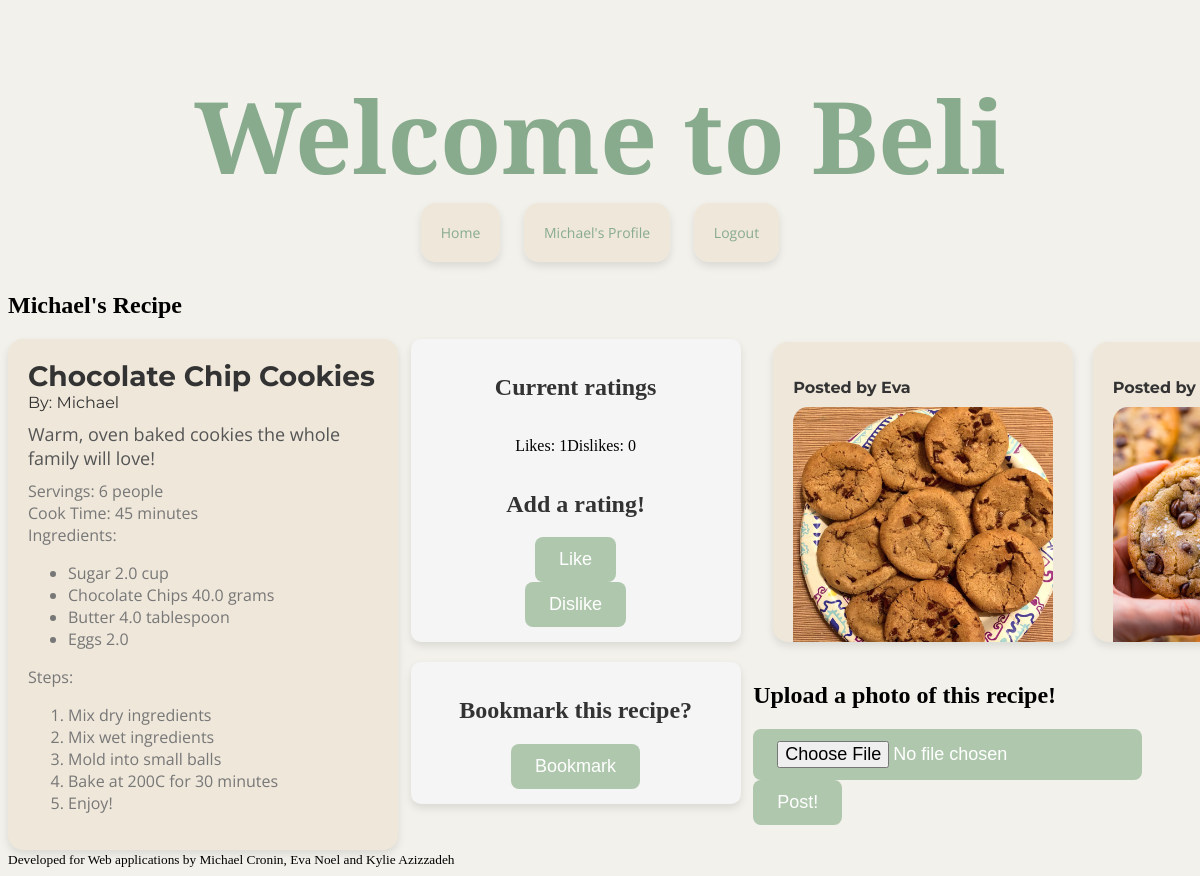
Page /recipe/1 (signed in) on the committed database.
### beli/model.py (models this page shows)
class User(flask_login.UserMixin, db.Model):
    id = db.Column(db.Integer, primary_key=True)
    email = db.Column(db.String(128), unique=True, nullable=False)
    name = db.Column(db.String(64), nullable=False)
    password = db.Column(db.String(100), nullable=False)
    recipes = db.relationship('Recipe', back_populates='user')
    photos = db.relationship('Photo', back_populates='user')
    ratings = db.relationship('Rating', back_populates='user')
    bookmarks = db.relationship('Bookmark', back_populates='user')
    photos = db.relationship('Photo', back_populates='user')
    following = db.relationship(
        "User",
        secondary=FollowingAssociation.__table__,
        primaryjoin=FollowingAssociation.follower_id == id,
        secondaryjoin=FollowingAssociation.followed_id == id,
        back_populates="followers",
    )
    followers = db.relationship(
        "User",
        secondary=FollowingAssociation.__table__,
        primaryjoin=FollowingAssociation.followed_id == id,
        secondaryjoin=FollowingAssociation.follower_id == id,
        back_populates="following",
    )

class Recipe(db.Model):
    id = db.Column(db.Integer, primary_key=True)
    title = db.Column(db.String(512), nullable=False)
    description = db.Column(db.Text, nullable=False)
    servings = db.Column(db.Integer, nullable=False)
    cook_time = db.Column(db.Integer, nullable=False)
    user_id = db.Column(db.Integer, db.ForeignKey('user.id'), nullable=False)
    complete = db.Column(db.Boolean, nullable=False)
    user = db.relationship('User', back_populates='recipes')
    quantified_ingredients = db.relationship('QuantifiedIngredient', back_populates='recipe')
    steps = db.relationship('Step', back_populates='recipe')
    ratings = db.relationship('Rating', back_populates='recipe')
    bookmarks = db.relationship('Bookmark', back_populates='recipe')
    photos = db.relationship('Photo', back_populates='recipe')

class QuantifiedIngredient(db.Model):
    id = db.Column(db.Integer, primary_key=True)
    amount = db.Column(db.Float, nullable=False)
    unit = db.Column(db.String(64), nullable=False)
    ingredient_id = db.Column(db.Integer, db.ForeignKey('ingredient.id'), nullable=False)
    ingredient = db.relationship('Ingredient', back_populates='quantified_ingredients')
    recipe_id = db.Column(db.Integer, db.ForeignKey('recipe.id'), nullable=False)
    recipe = db.relationship('Recipe', back_populates='quantified_ingredients')

class Ingredient(db.Model):
    id = db.Column(db.Integer, primary_key=True)
    name = db.Column(db.String(512), nullable=False)
    quantified_ingredients = db.relationship('QuantifiedIngredient', back_populates='ingredient')

class Step(db.Model):
    id = db.Column(db.Integer, primary_key=True)
    description = db.Column(db.Text, nullable=False)
    order = db.Column(db.Integer, nullable=False)
    recipe_id = db.Column(db.Integer, db.ForeignKey('recipe.id'), nullable=False)
    recipe = db.relationship('Recipe', back_populates='steps')

class Photo(db.Model):
    id = db.Column(db.Integer, primary_key=True)
    file_extension = db.Column(db.String(8), nullable=False)
    recipe_id = db.Column(db.Integer, db.ForeignKey('recipe.id'), nullable=False)
    recipe = db.relationship('Recipe', back_populates='photos')
    user_id = db.Column(db.Integer, db.ForeignKey('user.id'), nullable=False)
    user = db.relationship('User', back_populates='photos')

### beli/main.py (the view)
@bp.route("/recipe/<int:recipe_id>")
def recipe(recipe_id):
    recipe = db.session.get(model.Recipe, recipe_id)
    if not recipe:
        abort(404, "Recipe id {} doesn't exist.".format(recipe_id))
    query_likes = db.select(model.Rating).where((model.Rating.recipe_id==recipe.id) & (model.Rating.value==1))
    num_likes1 = db.session.execute(query_likes).scalars().all()
    query_dislikes = db.select(model.Rating).where((model.Rating.recipe_id==recipe.id) & (model.Rating.value==0))
    num_dislikes1 = db.session.execute(query_dislikes).scalars().all()
    num_likes = len(num_likes1) if isinstance(num_likes1, list) else 0
    num_dislikes = len(num_dislikes1) if isinstance(num_dislikes1, list) else 0
    user = flask_login.current_user
    if user.is_authenticated:
        query = db.select(model.Rating).where((model.Rating.user_id == user.id) & (model.Rating.recipe_id == recipe_id))
        query2 = db.select(model.Bookmark).where((model.Bookmark.user_id == user.id) & (model.Bookmark.recipe_id == recipe_id))
        rating = db.session.execute(query).scalars().one_or_none()
        bookmark = db.session.execute(query2).scalars().one_or_none()
        if not rating and not bookmark:
            return render_template("main/recipe.html", recipe=recipe, bookmark_button="Bookmark", num_likes=num_likes, num_dislikes=num_dislikes)
        elif not rating and bookmark:
            return render_template("main/recipe.html", recipe=recipe, bookmark_button="Unbookmark", num_likes=num_likes, num_dislikes=num_dislikes)
        elif rating and not bookmark:
            return render_template("main/recipe.html", recipe=recipe, rating = rating, bookmark_button="Bookmark", num_likes=num_likes, num_dislikes=num_dislikes)
        else:
            return render_template("main/recipe.html", recipe=recipe, rating=rating, bookmark_button="Unbookmark",num_likes=num_likes, num_dislikes=num_dislikes)
    return render_template("main/recipe.html", recipe=recipe, num_likes=num_likes, num_dislikes=num_dislikes)

### beli/__init__.py (called while the page is built)
def create_app(test_config=None):
    app = Flask(__name__)
    app.config["SECRET_KEY"] = "93220d9b340cf9a6c39bac99cce7daf220167498f91fa"
    from . import main
    from . import auth
    app.config["SQLALCHEMY_DATABASE_URI"] = "sqlite:///microblog.db"
    db.init_app(app)
    login_manager = LoginManager()
    login_manager.login_view = 'auth.login'
    login_manager.init_app(app)
    from . import model
    @login_manager.user_loader
    def load_user(user_id):
        return db.session.get(model.User, int(user_id))
    app.register_blueprint(main.bp)
    app.register_blueprint(auth.bp)
    return app

### beli/templates/main/recipe.html (shortened to what this page needs)
{% extends 'base.html' %}
{% block content %}
    <div class="recipe-container">
        <section class="recipe-details-section">
            <h2>{{ recipe.user.name }}'s Recipe</h2>
            {% include 'recipe_template.html' %}
        </section>
        <section class="side-section">
            <div class="ratings-section">
                <h2>Current ratings</h2>
                <div class="rating-info">
                    <p class="like-text">Likes: {{ num_likes }}</p>
                    <p class="like-text">Dislikes: {{ num_dislikes }}</p>
                </div>
                <h2>Add a rating!</h2>
                {% if rating %}
                    {% if rating.value == 1 %}
                        <p>This recipe is liked!</p>
                    {% elif rating.value == 0 %}
                        <p>This recipe is disliked!</p>
                    {% endif %}
                    <form action="{{ url_for('main.removeRating', recipe_id=recipe.id) }}" method="post">
                        <input class="recipe-button" type="submit" value="Remove Rating">
                    </form>
                {% else %}
                    <form action="{{ url_for('main.like', recipe_id=recipe.id) }}" method="post">
                        <input class="recipe-button" type="submit" value="Like">
                    </form>
                    <form action="{{ url_for('main.dislike', recipe_id=recipe.id) }}" method="post">
                        <input class="recipe-button" type="submit" value="Dislike">
                    </form>
                {% endif %}
            </div>
            <div class="bookmark-section">
                <h2>Bookmark this recipe?</h2>
                {% if bookmark_button == "Unbookmark" %}
                    <form action="{{ url_for('main.unbookmarkRecipe', recipe_id=recipe.id) }}" method="post">
                        <input class="recipe-button" type="submit" value="Unbookmark">
                    </form>
                {% else %}
                    <form action="{{ url_for('main.bookmarkRecipe', recipe_id=recipe.id) }}" method="post">
                        <input class="recipe-button" type="submit" value="Bookmark">
                    </form>
                {% endif %}
            </div>
        </section>
        <section class="photo-section">
            {% if recipe.photos %}
                <div class="photo-grid">
                    {% for photo in recipe.photos %}
                        <div class="photo-card">
                            <h3 class="user-name">Posted by
                                <a href ="{{ url_for('main.userProfile', user_id=photo.user.id) }}">{{ photo.user.name }}</a>
                            </h3>
                            <img class="photo-image" src="{{ url_for('static', filename='photos/photo-' ~ photo.id ~ '.' ~ photo.file_extension) }}" alt="photo">
                        </div>
                    {% endfor %}
                </div>
            {% endif %}
            <h2>Upload a photo of this recipe!</h2>
            <form action="{{ url_for('main.upload_photo') }}" method="post" enctype="multipart/form-data">
                <input class="recipe-button" type="file" name="photo" accept="image/jpeg,image/png" required>
                <input class="recipe-button" type="submit" value="Post!"/>
            </form>
        </section>
    </div>
{% endblock %}

### beli/templates/base.html (shortened to what this page needs)
<!DOCTYPE html>
<html>
    <head>
        <link rel="stylesheet"
              href="{{ url_for('static', filename='beli.css') }}">
    </head>
    <body>
        <header>
            <h1 class="site-title">Welcome to Beli</h1>
            <div class="site-button">
                <a href="{{ url_for('main.index') }}">Home</a>
                {% if current_user.is_authenticated: %}
                    <a href="{{ url_for('main.userProfile', user_id=current_user.id) }}">{{ current_user.name }}'s Profile</a>
                    <a href="{{ url_for('auth.log_out') }}">Logout</a>
                {% endif %}
            </div>
        </header>
        <section class="content">
            {% block content %}{% endblock %}
        </section>
        <footer><small>Developed for Web applications by Michael Cronin, Eva Noel and Kylie Azizzadeh</small></footer>
    </body>
</html>

### beli/templates/recipe_template.html
<div class="recipe-card">
    <span class="recipe-title">
        <a href ="{{ url_for('main.recipe', recipe_id=recipe.id) }}"> {{ recipe.title}} </a>
        </span>
    <div class="recipe-author">By:
        <a href ="{{ url_for('main.userProfile', user_id=recipe.user.id) }}"> {{ recipe.user.name }}</a>
    </div>
      <div class="recipe-description">{{ recipe.description }}</div>
    <div class="recipe-details">
        <div class="servings">Servings: {{ recipe.servings }}</div>
        <div class="cooktime">Cook Time: {{ recipe.cook_time }}</div>
        <div class="ingredients"> Ingredients:
            <ul>
                {% for qi in recipe.quantified_ingredients %}
                    <li>{{ qi.ingredient.name }} {{ qi.amount }} {{ qi.unit }}</li>
                {% endfor %}
            </ul>
        </div>
        <div class="steps">Steps:
            <ol>
                {% for step in recipe.steps %}
                <li>{{ step.description }}</li>
                {% endfor %}
            </ol>
         </div>
    </div>
</div>

### beli/static/beli.css (style rules this page uses)
body { background-color: #F2F1EB; text-align: left; }
.site-title { font-family: 'Playfair Display'; font-size: 100px; font-weight: bolder; text-align: center; margin-bottom: 20px; color: #88AB8E; }
.site-button { font-family: 'Open Sans', sans-serif; font-size: 14px; text-align: center; margin-bottom: 30px; }
.site-button a { color: #88AB8E; text-decoration: none; margin: 0 10px; background-color: #EEE7DA; padding: 20px; border-radius: 15px; box-shadow: 0 4px 8px rgba(0, 0, 0, 0.1); transition: background-color 0.3s ease, transform 0.3s ease, box-shadow 0.3s ease; }
.recipe-card { flex: 0 0 auto; background-color: #EEE7DA; padding: 20px; border-radius: 15px; box-shadow: 0 4px 8px rgba(0, 0, 0, 0.1); transition: background-color 0.3s ease, transform 0.3s ease, box-shadow 0.3s ease; width: 350px; margin-right: 20px; }
.recipe-card:last-child { margin-right: 0; }
.recipe-title a { font-family: 'Montserrat', sans-serif; font-size: 28px; font-weight: bold; margin-bottom: 10px; color: #333333; text-decoration: none; }
.recipe-author { font-family: 'Montserrat', sans-serif; font-size: 16px; font-weight: light; margin-bottom: 10px; color: #333333; text-decoration: none; }
.recipe-author a { font-family: 'Montserrat', sans-serif; font-size: 16px; font-weight: light; margin-bottom: 10px; color: #333333; text-decoration: none; }
.recipe-description { font-family: 'Open Sans', sans-serif; font-size: 18px; margin-bottom: 10px; color: #555555; }
.recipe-details { font-family: 'Open Sans', sans-serif; font-size: 16px; color: #777777; }
.recipe-button { background-color: #AFC8AD; color: #ffffff; padding: 12px 24px; border: none; border-radius: 8px; font-size: 18px; cursor: pointer; transition: background-color 0.3s ease; }
.photo-grid { display: flex; overflow-x: auto; background-color: #F2F1EB; padding: 20px; border-radius: 15px; margin-top: 50px; }
.photo-card { flex: 0 0 auto; background-color: #EEE7DA; border-radius: 15px; box-shadow: 0 4px 8px rgba(0, 0, 0, 0.1); transition: transform 0.3s ease, box-shadow 0.3s ease; margin-right: 20px; overflow: hidden; height: 300px; padding: 20px; box-sizing: border-box; }
.user-name { font-family: 'Montserrat', sans-serif; font-size: 16px; margin-bottom: 10px; color: #333333; }
.user-name a { text-decoration: none; color: #333333; }
.photo-image { width: 100%; height: 100%; object-fit: contain; border-radius: 15px; display: block; }
.recipe-container { display: flex; justify-content: space-around; align-items: flex-start; }
.recipe-details-section { flex: 1; }
.rating-info { display: flex; justify-content: center; margin-bottom: 10px; }
.side-section { flex: 0 0 30%; display: flex; flex-direction: column; align-items: center; }
.ratings-section, .bookmark-section { background-color: #f5f5f5; border-radius: 10px; padding: 15px; margin-bottom: 20px; box-shadow: 0 4px 8px rgba(0, 0, 0, 0.1); text-align: center; min-width: 300px; }
.ratings-section h2, .bookmark-section h2 { color: #333; }
.photo-section { flex: 0 0 40%; }

### rows in the picture
User: name "Michael", user.name "Michael"
Recipe: title "Chocolate Chip Cookies", description "Warm, oven baked cookies the whole family will love!", servings "6 people", cook_time "45 minutes"
QuantifiedIngredient: ingredient.name "Sugar", amount "2.0", unit "cup"
QuantifiedIngredient: ingredient.name "Chocolate Chips", amount "40.0", unit "grams"
QuantifiedIngredient: ingredient.name "Butter", amount "4.0", unit "tablespoon"
QuantifiedIngredient: ingredient.name "Eggs", amount "2.0"
Step: description "Mix dry ingredients"
Step: description "Mix wet ingredients"
Step: description "Mold into small balls"
Step: description "Bake at 200C for 30 minutes"
Step: description "Enjoy!"
Photo: user.name "Eva", shows a picture
Photo: shows a picture

### other values in the picture
{{ num_likes }} "1"
{{ num_dislikes }} "0"
